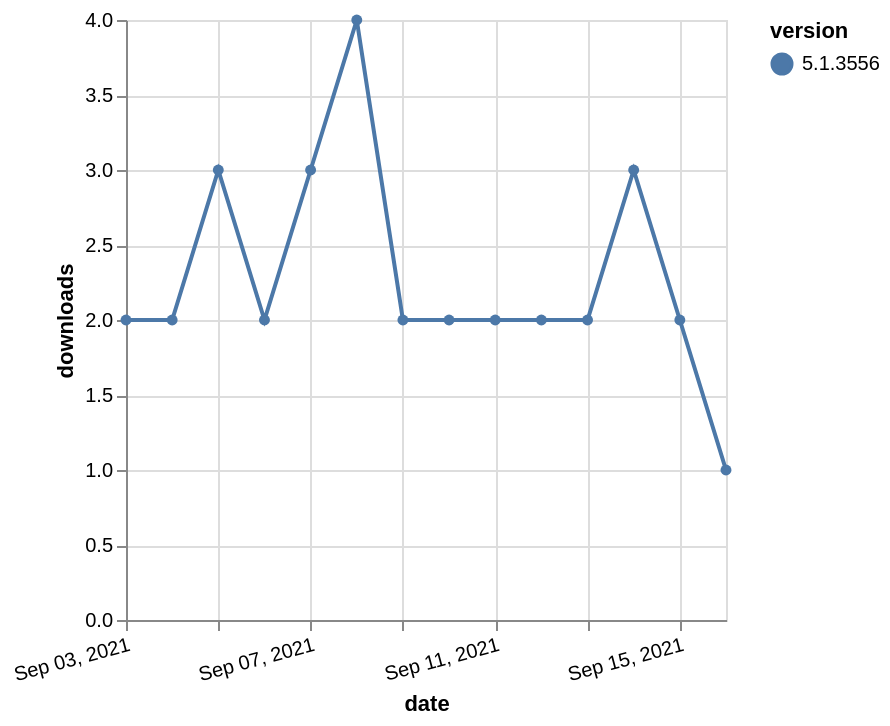

Specify this chart in Vega-Lite:
### Vega-Lite specification from a JSON file in a GitHub repository (floating-point values rounded to 4 significant figures)
{"$schema": "https://vega.github.io/schema/vega-lite/v5.json", "description": "A simple bar chart with embedded data.", "data": {"values": [{"date": "2021-09-03", "total": 8523, "delta": 2, "version": "5.1.3556"}, {"date": "2021-09-04", "total": 8525, "delta": 2, "version": "5.1.3556"}, {"date": "2021-09-05", "total": 8528, "delta": 3, "version": "5.1.3556"}, {"date": "2021-09-06", "total": 8530, "delta": 2, "version": "5.1.3556"}, {"date": "2021-09-07", "total": 8533, "delta": 3, "version": "5.1.3556"}, {"date": "2021-09-08", "total": 8537, "delta": 4, "version": "5.1.3556"}, {"date": "2021-09-09", "total": 8539, "delta": 2, "version": "5.1.3556"}, {"date": "2021-09-10", "total": 8541, "delta": 2, "version": "5.1.3556"}, {"date": "2021-09-11", "total": 8543, "delta": 2, "version": "5.1.3556"}, {"date": "2021-09-12", "total": 8545, "delta": 2, "version": "5.1.3556"}, {"date": "2021-09-13", "total": 8547, "delta": 2, "version": "5.1.3556"}, {"date": "2021-09-14", "total": 8550, "delta": 3, "version": "5.1.3556"}, {"date": "2021-09-15", "total": 8552, "delta": 2, "version": "5.1.3556"}, {"date": "2021-09-16", "total": 8553, "delta": 1, "version": "5.1.3556"}]}, "width": "container", "mark": {"type": "line", "point": {"filled": true}}, "encoding": {"x": {"field": "date", "type": "temporal", "timeUnit": "yearmonthdate", "title": "date", "axis": {"labelAngle": -15}}, "y": {"field": "delta", "type": "quantitative", "title": "downloads"}, "color": {"field": "version", "type": "nominal"}, "tooltip": {"field": "delta"}}}
